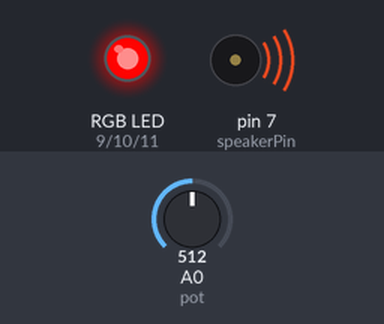
Bench run of a sketch on a simulated Arduino Uno, built with avr-gcc and run on an emulated ATmega328P. Shown: an RGB LED mixed from three pins (HIGH = lit), buzzer (waves = sounding). The test bench sets the inputs (shaded band); at power-on: A0 (pot) = 512. What the sketch prints to the serial monitor is not drawn.

Above: at 3.4 s.
3.5 s: A0 (pot) set to 122
At 4.4 s:
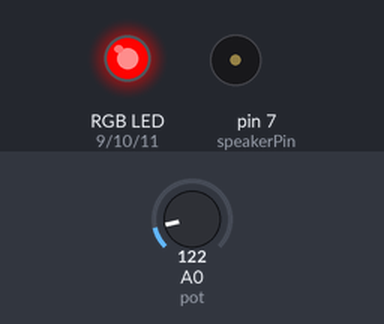
7.1 s: A0 (pot) set to 511
10.7 s: A0 (pot) set to 716
14.3 s: A0 (pot) set to 819
17.9 s: A0 (pot) set to 845
Timing chart, 0 to 23.2 s (numbered marks = the images above; inputs shaded):
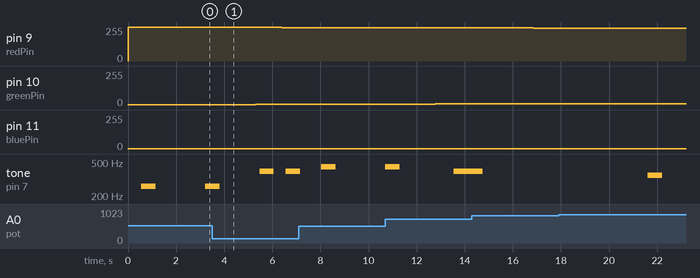

The sketch:

Lab61.ino
```cpp
//Jin Jeon
//Info C262 Lab 6

// Output
int redPin   = 9;   // Red LED,   connected to digital pin 9
int greenPin = 10;  // Green LED, connected to digital pin 10
int bluePin  = 11;  // Blue LED,  connected to digital pin 11
int pot = A0;
int speakerPin = 7;
int toneVal;
int noteDuration = 10; //ms
int redVal   = 255; // Variables to store the values to send to the pins
int greenVal = 1;   // Initial values are Red full, Green and Blue off
int blueVal  = 1;
int wait = 5;
int i = 0;     // Loop counter
int k = 0;     // sound counter
int length = 15; // # of notes

//twinkle twinkle little star
char notes[] = "ccggaag ffeeddc ggffeed ggffeed ccggaag ffeeddc "; // a space represents a rest
int beats[] = { 1, 1, 1, 1, 1, 1, 2, 1, 1, 1, 1, 1, 1, 2, 4 };
int tempo = 600;

void playTone(int tone, int duration) {
  for (long x = 0; x < duration * 1000L; x += tone * 2) {
    digitalWrite(speakerPin, HIGH);
    delayMicroseconds(tone);
    digitalWrite(speakerPin, LOW);
    delayMicroseconds(tone);
  }
}

void playNote(char note, int duration) {
  char names[] = { 'c', 'd', 'e', 'f', 'g', 'a', 'b', 'C' };
  int tones[] = { 1915, 1700, 1519, 1432, 1275, 1136, 1014, 956 };

  // play the tone corresponding to the note name
  for (int x = 0; x < 8; x++) {
    if (names[x] == note) {
      playTone(tones[x], duration);
    }
  }
}

void setup()
{
  Serial.begin(9600);
  pinMode(redPin,   OUTPUT);   // sets the pins as output
  pinMode(greenPin, OUTPUT);
  pinMode(bluePin,  OUTPUT);
  pinMode(speakerPin, OUTPUT);
}

void loop() {
  wait = analogRead(pot);
  i += 1;      // Increment counter
  if (i < 255) // First phase of fades
  {
    redVal   -= 1; // Red down
    greenVal += 1; // Green up
    blueVal   = 1; // Blue low
  }
  else if (i < 509) // Second phase of fades
  {
    redVal    = 1; // Red low
    greenVal -= 1; // Green down
    blueVal  += 1; // Blue up
  }
  else if (i < 763) // Third phase of fades
  {
    redVal  += 1; // Red up
    greenVal = 1; // Green low
    blueVal -= 1; // Blue down
  }
  else // Re-set the counter, and start the fades again
  {
    i = 1;
  }

  analogWrite(redPin,   redVal);   // Write current values to LED pins
  analogWrite(greenPin, greenVal);
  analogWrite(bluePin,  blueVal);
  delay(wait); //
  if (k >= 15) {
    k = 0;
  }
  if (k < 15) { // (int x = 0; x < length; x++) {
    if (notes[k] == ' ') {
      delay(beats[k] * tempo); // rest
      k = k + 1;
    } else {
      playNote(notes[k], beats[k] * tempo);
      k = k + 1;
    }

    // pause between notes
    delay(wait * 3);
  }
  Serial.println(wait);
}
```
